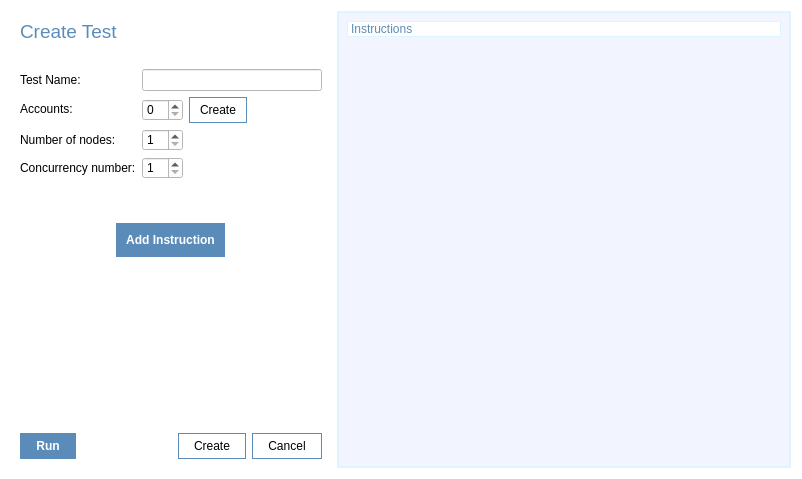
<?xml version="1.0" encoding="UTF-8"?>
<ui version="4.0">
 <class>Dialog</class>
 <widget class="QDialog" name="Dialog">
  <property name="geometry">
   <rect>
    <x>0</x>
    <y>0</y>
    <width>802</width>
    <height>479</height>
   </rect>
  </property>
  <property name="sizePolicy">
   <sizepolicy hsizetype="Preferred" vsizetype="Preferred">
    <horstretch>0</horstretch>
    <verstretch>0</verstretch>
   </sizepolicy>
  </property>
  <property name="windowTitle">
   <string>Dialog</string>
  </property>
  <property name="autoFillBackground">
   <bool>false</bool>
  </property>
  <property name="styleSheet">
   <string notr="true">background-color: white;</string>
  </property>
  <layout class="QHBoxLayout" name="horizontalLayout_5">
   <item>
    <widget class="QWidget" name="widget" native="true">
     <property name="sizePolicy">
      <sizepolicy hsizetype="Fixed" vsizetype="Preferred">
       <horstretch>0</horstretch>
       <verstretch>0</verstretch>
      </sizepolicy>
     </property>
     <layout class="QVBoxLayout" name="verticalLayout">
      <item>
       <widget class="QLabel" name="label_3">
        <property name="text">
         <string>&lt;html&gt;&lt;head/&gt;&lt;body&gt;&lt;p&gt;&lt;span style=&quot; font-size:14pt; color:#5b8cb9;&quot;&gt;Create Test&lt;/span&gt;&lt;/p&gt;&lt;/body&gt;&lt;/html&gt;</string>
        </property>
       </widget>
      </item>
      <item>
       <spacer name="verticalSpacer_3">
        <property name="orientation">
         <enum>Qt::Vertical</enum>
        </property>
        <property name="sizeType">
         <enum>QSizePolicy::Fixed</enum>
        </property>
        <property name="sizeHint" stdset="0">
         <size>
          <width>20</width>
          <height>20</height>
         </size>
        </property>
       </spacer>
      </item>
      <item>
       <layout class="QFormLayout" name="formLayout">
        <item row="0" column="0">
         <widget class="QLabel" name="label">
          <property name="text">
           <string>Test Name:</string>
          </property>
         </widget>
        </item>
        <item row="0" column="1">
         <widget class="QLineEdit" name="test_name">
          <property name="sizePolicy">
           <sizepolicy hsizetype="Fixed" vsizetype="Fixed">
            <horstretch>0</horstretch>
            <verstretch>0</verstretch>
           </sizepolicy>
          </property>
          <property name="minimumSize">
           <size>
            <width>180</width>
            <height>0</height>
           </size>
          </property>
         </widget>
        </item>
        <item row="1" column="0">
         <widget class="QLabel" name="label_2">
          <property name="text">
           <string>Accounts:</string>
          </property>
         </widget>
        </item>
        <item row="1" column="1">
         <layout class="QHBoxLayout" name="horizontalLayout">
          <item>
           <widget class="QSpinBox" name="accounts_number">
            <property name="sizePolicy">
             <sizepolicy hsizetype="Fixed" vsizetype="Fixed">
              <horstretch>0</horstretch>
              <verstretch>0</verstretch>
             </sizepolicy>
            </property>
           </widget>
          </item>
          <item>
           <widget class="QPushButton" name="create_accounts_btn">
            <property name="sizePolicy">
             <sizepolicy hsizetype="Fixed" vsizetype="Fixed">
              <horstretch>0</horstretch>
              <verstretch>0</verstretch>
             </sizepolicy>
            </property>
            <property name="styleSheet">
             <string notr="true">#create_accounts_btn {
background-color: white;
border: 1px solid #5b8cb9;

padding: 5px 10px;
}</string>
            </property>
            <property name="text">
             <string>Create</string>
            </property>
           </widget>
          </item>
          <item>
           <spacer name="horizontalSpacer">
            <property name="orientation">
             <enum>Qt::Horizontal</enum>
            </property>
            <property name="sizeHint" stdset="0">
             <size>
              <width>28</width>
              <height>20</height>
             </size>
            </property>
           </spacer>
          </item>
         </layout>
        </item>
        <item row="2" column="0">
         <widget class="QLabel" name="label_5">
          <property name="text">
           <string>Number of nodes:</string>
          </property>
         </widget>
        </item>
        <item row="2" column="1">
         <layout class="QHBoxLayout" name="horizontalLayout_2">
          <item>
           <widget class="QSpinBox" name="spinBox">
            <property name="minimum">
             <number>1</number>
            </property>
           </widget>
          </item>
          <item>
           <spacer name="horizontalSpacer_2">
            <property name="orientation">
             <enum>Qt::Horizontal</enum>
            </property>
            <property name="sizeHint" stdset="0">
             <size>
              <width>98</width>
              <height>20</height>
             </size>
            </property>
           </spacer>
          </item>
         </layout>
        </item>
        <item row="3" column="0">
         <widget class="QLabel" name="label_6">
          <property name="text">
           <string>Concurrency number:</string>
          </property>
         </widget>
        </item>
        <item row="3" column="1">
         <layout class="QHBoxLayout" name="horizontalLayout_3">
          <item>
           <widget class="QSpinBox" name="spinBox_2">
            <property name="minimum">
             <number>1</number>
            </property>
           </widget>
          </item>
          <item>
           <spacer name="horizontalSpacer_3">
            <property name="orientation">
             <enum>Qt::Horizontal</enum>
            </property>
            <property name="sizeHint" stdset="0">
             <size>
              <width>88</width>
              <height>20</height>
             </size>
            </property>
           </spacer>
          </item>
         </layout>
        </item>
       </layout>
      </item>
      <item>
       <spacer name="verticalSpacer">
        <property name="orientation">
         <enum>Qt::Vertical</enum>
        </property>
        <property name="sizeType">
         <enum>QSizePolicy::Fixed</enum>
        </property>
        <property name="sizeHint" stdset="0">
         <size>
          <width>20</width>
          <height>38</height>
         </size>
        </property>
       </spacer>
      </item>
      <item alignment="Qt::AlignHCenter">
       <widget class="QPushButton" name="add_inst_btn">
        <property name="enabled">
         <bool>true</bool>
        </property>
        <property name="sizePolicy">
         <sizepolicy hsizetype="Fixed" vsizetype="Fixed">
          <horstretch>0</horstretch>
          <verstretch>0</verstretch>
         </sizepolicy>
        </property>
        <property name="minimumSize">
         <size>
          <width>0</width>
          <height>0</height>
         </size>
        </property>
        <property name="maximumSize">
         <size>
          <width>16777215</width>
          <height>16777215</height>
         </size>
        </property>
        <property name="styleSheet">
         <string notr="true">#add_inst_btn {
border: none;
padding:  10px;
background-color: #5b8cb9;
color: white;
font-weight: bold;
}

#add_inst_btn::hover{
background-color: #517da6
}</string>
        </property>
        <property name="text">
         <string>Add Instruction</string>
        </property>
       </widget>
      </item>
      <item>
       <spacer name="verticalSpacer_2">
        <property name="orientation">
         <enum>Qt::Vertical</enum>
        </property>
        <property name="sizeHint" stdset="0">
         <size>
          <width>20</width>
          <height>88</height>
         </size>
        </property>
       </spacer>
      </item>
      <item>
       <layout class="QHBoxLayout" name="horizontalLayout_4">
        <item>
         <widget class="QPushButton" name="run_test_btn">
          <property name="styleSheet">
           <string notr="true">#run_test_btn {
border: 1px solid #5b8cb9;
background-color: #5b8cb9;
color: white;
font-weight: bold;
padding: 5px 15px;
}

#run_test_btn::hover{
background-color: #517da6
}</string>
          </property>
          <property name="text">
           <string>Run</string>
          </property>
         </widget>
        </item>
        <item>
         <spacer name="horizontalSpacer_4">
          <property name="orientation">
           <enum>Qt::Horizontal</enum>
          </property>
          <property name="sizeHint" stdset="0">
           <size>
            <width>40</width>
            <height>20</height>
           </size>
          </property>
         </spacer>
        </item>
        <item>
         <widget class="QPushButton" name="create_test_btn">
          <property name="styleSheet">
           <string notr="true">border: 1px solid #5b8cb9;
padding: 5px 15px;</string>
          </property>
          <property name="text">
           <string>Create</string>
          </property>
         </widget>
        </item>
        <item>
         <widget class="QPushButton" name="cancel_btn">
          <property name="styleSheet">
           <string notr="true">border: 1px solid #5b8cb9;
padding: 5px 15px;</string>
          </property>
          <property name="text">
           <string>Cancel</string>
          </property>
         </widget>
        </item>
       </layout>
      </item>
     </layout>
    </widget>
   </item>
   <item>
    <widget class="QScrollArea" name="scrollArea">
     <property name="autoFillBackground">
      <bool>false</bool>
     </property>
     <property name="styleSheet">
      <string notr="true">background-color:#f2f5ff; border: 1px solid #ddf5ff;</string>
     </property>
     <property name="widgetResizable">
      <bool>true</bool>
     </property>
     <widget class="QWidget" name="scrollAreaWidgetContents">
      <property name="geometry">
       <rect>
        <x>0</x>
        <y>0</y>
        <width>421</width>
        <height>455</height>
       </rect>
      </property>
      <layout class="QVBoxLayout" name="verticalLayout_3">
       <item>
        <widget class="QLabel" name="label_4">
         <property name="sizePolicy">
          <sizepolicy hsizetype="Preferred" vsizetype="Fixed">
           <horstretch>0</horstretch>
           <verstretch>0</verstretch>
          </sizepolicy>
         </property>
         <property name="styleSheet">
          <string notr="true">background-color: white;
font: 12pt &quot;Segoe UI&quot;;
color: #5b8cb9;
font: 12pt &quot;Segoe UI&quot;;
</string>
         </property>
         <property name="text">
          <string>Instructions</string>
         </property>
        </widget>
       </item>
       <item>
        <widget class="QWidget" name="scroll_widget" native="true">
         <property name="autoFillBackground">
          <bool>false</bool>
         </property>
         <property name="styleSheet">
          <string notr="true">border: none</string>
         </property>
        </widget>
       </item>
      </layout>
     </widget>
    </widget>
   </item>
  </layout>
 </widget>
 <resources/>
 <connections/>
</ui>
